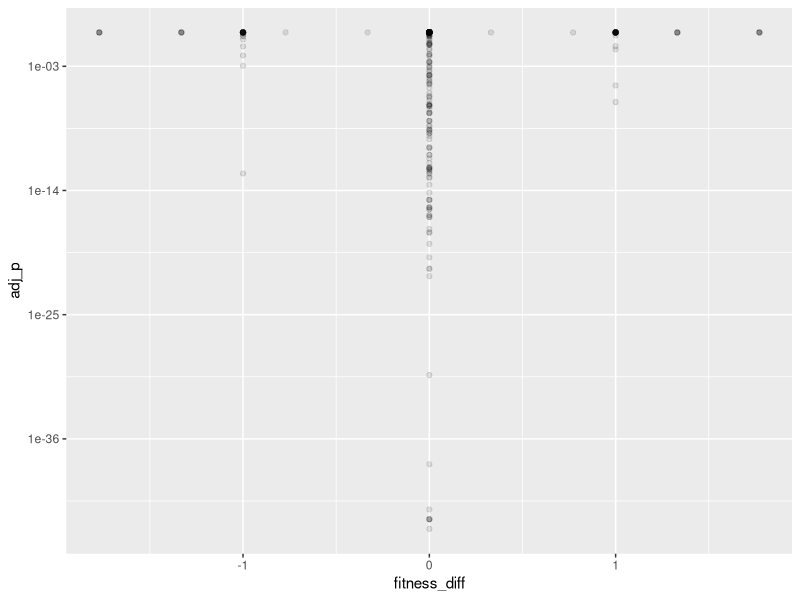
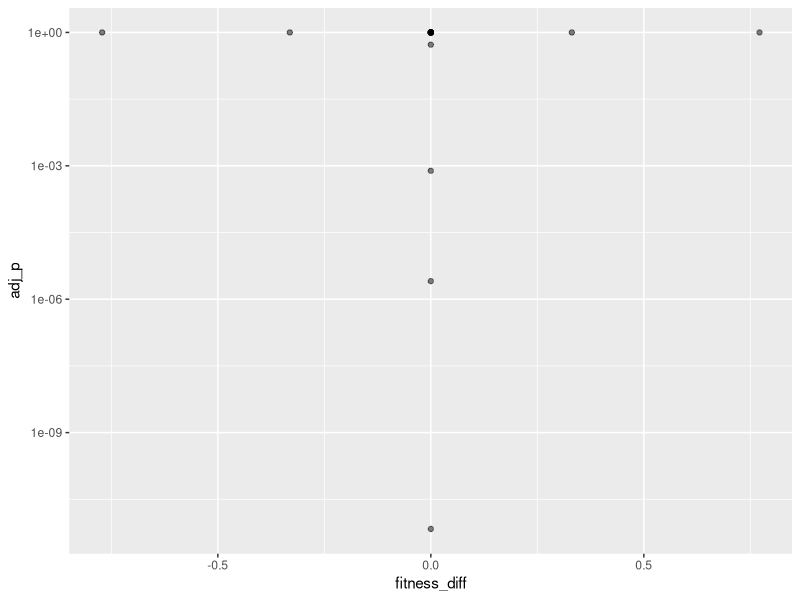
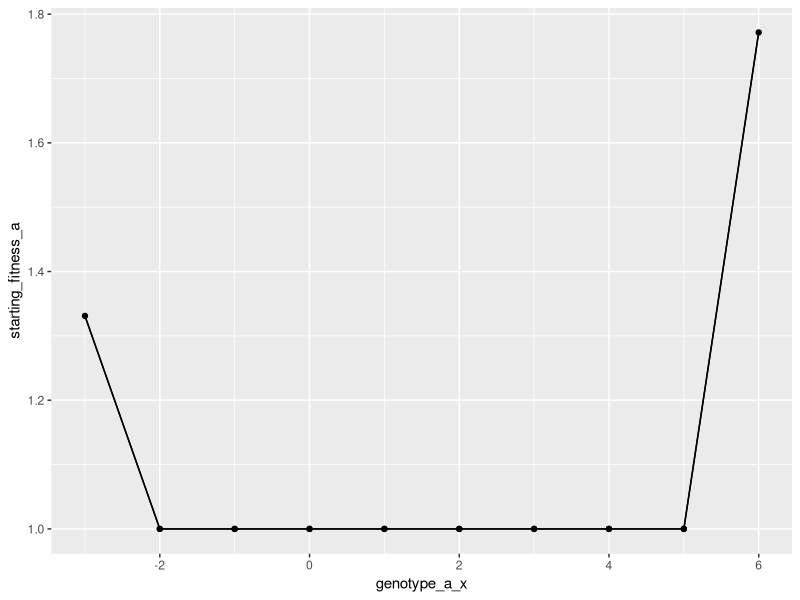
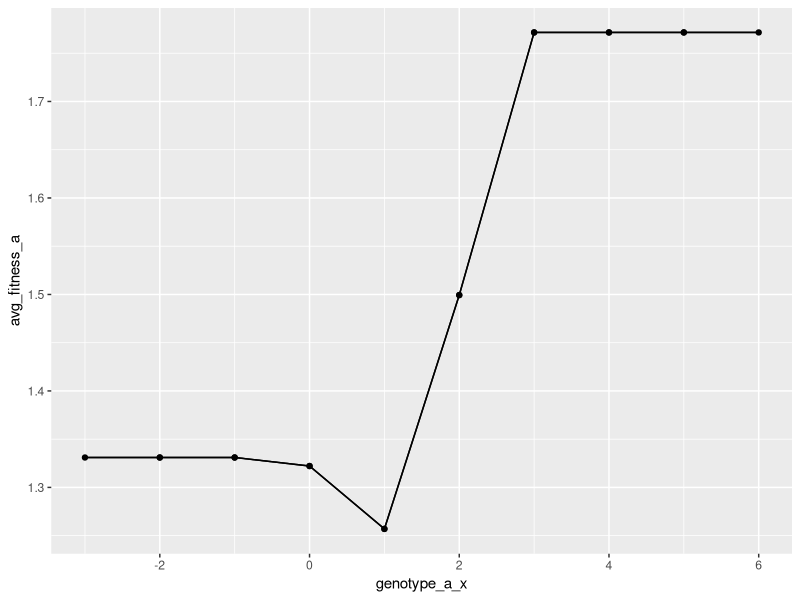
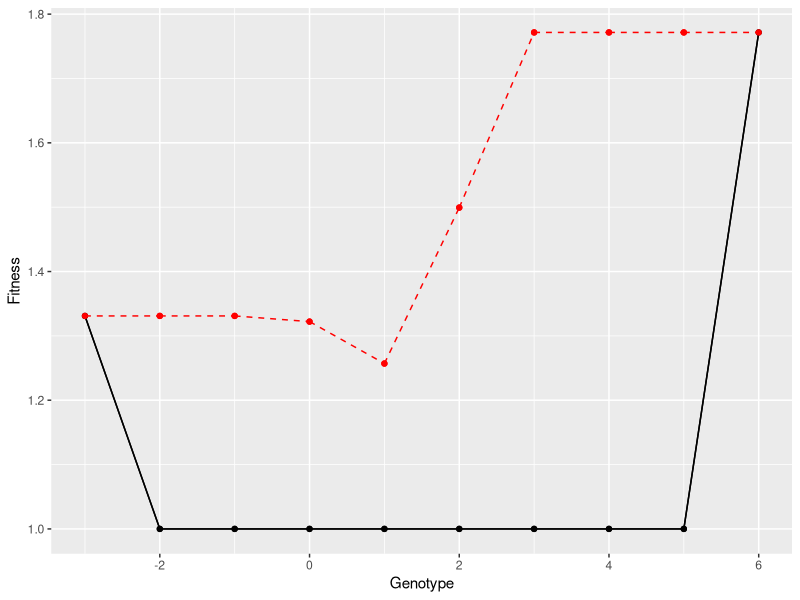

Generate these figures, in order, with R:
rm(list = ls())

library(ggplot2)
library(cowplot)

plot_dir = '../plots'
if(!dir.exists(plot_dir)){
  dir.create(plot_dir, recursive = T)
}

df_pairwise = read.csv('../data/pairwise_data.csv')

df_trimmed = df_pairwise[df_pairwise$starting_fitness_a != 0 & df_pairwise$starting_fitness_b != 0,]

ggplot(df_pairwise, aes(x = fitness_diff, y = adj_p)) + 
  scale_y_log10() +
  geom_point(alpha = 0.1)

ggplot(df_trimmed, aes(x = fitness_diff, y = adj_p)) + 
  scale_y_log10() + 
  geom_point(alpha = 0.5)

x_map = c(
  '7' = -3,
  '3' = -2,
  '1' = -1,
  '0' = 0,
  '32' = 1,
  '48' = 2,
  '56' = 3,
  '60' = 4,
  '62' = 5,
  '63' =6
)

df_trimmed$genotype_a_x = 0
df_trimmed$genotype_b_x = 0
for(row_idx in 1:nrow(df_trimmed)){
  df_trimmed[row_idx,]$genotype_a_x = x_map[as.character(df_trimmed[row_idx,]$genotype_a)][[1]]
  df_trimmed[row_idx,]$genotype_b_x = x_map[as.character(df_trimmed[row_idx,]$genotype_b)][[1]]
}

ggplot(df_trimmed, aes(x = genotype_a_x, y = starting_fitness_a)) + 
  geom_segment(aes(xend = genotype_b_x, yend = starting_fitness_b)) + 
  geom_point()

ggplot(df_trimmed, aes(x = genotype_a_x, y = avg_fitness_a)) + 
  geom_segment(aes(xend = genotype_b_x, yend = avg_fitness_b)) + 
  geom_point(aes(y = avg_fitness_a))


fitness_baseline = 1
df_trimmed$starting_fitness_a_norm = df_trimmed$starting_fitness_a / fitness_baseline
df_trimmed$starting_fitness_b_norm = df_trimmed$starting_fitness_b / fitness_baseline
df_trimmed$avg_fitness_a_norm = df_trimmed$avg_fitness_a / fitness_baseline
df_trimmed$avg_fitness_b_norm = df_trimmed$avg_fitness_b / fitness_baseline
df_trimmed$sd_fitness_a_norm = df_trimmed$fitness_sd_a / fitness_baseline
df_trimmed$sd_fitness_b_norm = df_trimmed$fitness_sd_b / fitness_baseline

ggplot(df_trimmed) + 
  geom_segment(aes(x = genotype_a_x, xend = genotype_b_x, y = starting_fitness_a_norm, yend = starting_fitness_b_norm)) + 
  geom_point(aes(x = genotype_a_x, y = starting_fitness_a_norm))  +
  geom_segment(data=df_trimmed[df_trimmed$genotype_a_x < df_trimmed$genotype_b_x,], aes(x = genotype_a_x, xend = genotype_b_x, y = avg_fitness_a_norm, yend = avg_fitness_b_norm), color = 'red', linetype='dashed') + 
  geom_point(aes(x = genotype_a_x, y = avg_fitness_a_norm), color = 'red') + 
  xlab('Genotype') + 
  ylab('Fitness')


df_trimmed$is_signif = df_trimmed$adj_p < 0.05
if(sum(df_trimmed$is_signif) > 0){
  df_trimmed$signif_marker = ''
  df_trimmed[df_trimmed$adj_p < 0.05,]$signif_marker = '*'
  df_trimmed[df_trimmed$adj_p < 0.01,]$signif_marker = '**'
  df_trimmed[df_trimmed$adj_p < 0.001,]$signif_marker = '***'
  df_trimmed$signif_text = paste0('p=', round(df_trimmed$adj_p, 3))
  df_trimmed[df_trimmed$adj_p < 0.001,]$signif_text = 'p < 0.001'
  
  df_trimmed$text_x = (df_trimmed$genotype_a_x + df_trimmed$genotype_b_x) / 2
  
  ggplot(df_trimmed) + 
    geom_segment(aes(x = genotype_a_x, xend = genotype_b_x, y = starting_fitness_a_norm, yend = starting_fitness_b_norm)) + 
    geom_point(aes(x = genotype_a_x, y = starting_fitness_a_norm))  +
    geom_segment(data=df_trimmed[df_trimmed$genotype_a_x < df_trimmed$genotype_b_x,], aes(x = genotype_a_x, xend = genotype_b_x, y = avg_fitness_a_norm, yend = avg_fitness_b_norm), color = 'red', linetype='dashed') + 
    geom_point(aes(x = genotype_a_x, y = avg_fitness_a_norm), color = 'red') + 
    geom_segment(data=df_trimmed[df_trimmed$is_signif,], aes(x = genotype_b_x + 0.1, xend = genotype_a_x - 0.1, y = 0.95, yend = 0.95), 
                color = 'red',
                arrow=arrow(type = 'closed', length = unit(0.35, 'cm'))) + 
    geom_text(data = df_trimmed[df_trimmed$is_signif,], aes(x = text_x, y = 0.9, label = signif_marker)) + 
    geom_text(data = df_trimmed[df_trimmed$is_signif,], aes(x = text_x, y = 0.85, label = signif_text)) + 
    xlab('Genotype') + 
    ylab('Fitness') + 
    scale_y_continuous(limits = c(0.85, 2.05), breaks = c(1, 1.25, 1.5, 1.75, 2))
  ggsave(paste0(plot_dir, '/summary_plot_original.pdf'), units = 'in', width = 6.5, height = 4.5)
  ggsave(paste0(plot_dir, '/summary_plot_original.png'), units = 'in', width = 6.5, height = 4.5)


  theme_set(theme_cowplot())
  
  ggplot(df_trimmed) + 
    geom_segment(aes(x = genotype_a_x, xend = genotype_b_x, y = starting_fitness_a_norm, yend = starting_fitness_b_norm, color = 'Starting fitness')) + 
    geom_point(aes(x = genotype_a_x, y = starting_fitness_a_norm, color = 'Starting fitness'))  +
    geom_segment(data=df_trimmed[df_trimmed$genotype_a_x < df_trimmed$genotype_b_x,], 
                 aes(x = genotype_a_x, xend = genotype_b_x, y = avg_fitness_a_norm, yend = avg_fitness_b_norm, color = 'Average evolved fitness (N=100)'), linetype='dashed') + 
    #geom_errorbar(aes(x = genotype_a_x, ymin = avg_fitness_a_norm - sd_fitness_a_norm, ymax = avg_fitness_a_norm + sd_fitness_a_norm, color = 'Average evolved fitness')) + 
    geom_point(aes(x = genotype_a_x, y = avg_fitness_a_norm, color = 'Average evolved fitness (N=100)')) + 
    geom_segment(data=df_trimmed[df_trimmed$is_signif,], aes(x = genotype_b_x + 0.1, xend = genotype_a_x - 0.1, y = 0.675, yend = 0.675), 
                color = 'red',
                arrow=arrow(type = 'closed', length = unit(0.35, 'cm'))) + 
    geom_text(data = df_trimmed[df_trimmed$is_signif,], aes(x = text_x, y = 0.6, label = signif_marker)) + 
    geom_text(data = df_trimmed[df_trimmed$is_signif,], aes(x = text_x, y = 0.55, label = signif_text)) + 
    xlab('Genotype') + 
    ylab('Fitness') + 
    labs(color = '') +
    scale_color_manual(values = c('Starting fitness' = '#000000', 'Average evolved fitness (N=100)' = '#ff0000')) +
    scale_y_continuous(limits = c(0.5, 2.05), breaks = c(0.75, 1, 1.25, 1.5, 1.75, 2)) + 
    scale_x_continuous(limits = c(0, 6), breaks = -1:6, minor_breaks = -1:6) +
    theme(legend.position = 'bottom') + 
    theme(axis.text.x = element_blank()) +
    theme(panel.grid = element_line(color = '#dddddd'))
  ggsave(paste0(plot_dir, '/summary_plot.pdf'), units = 'in', width = 6.5, height = 4.5)
  ggsave(paste0(plot_dir, '/summary_plot.png'), units = 'in', width = 6.5, height = 4.5)

} else {
  ggplot(df_trimmed) + 
    geom_segment(aes(x = genotype_a_x, xend = genotype_b_x, y = starting_fitness_a_norm, yend = starting_fitness_b_norm)) + 
    geom_point(aes(x = genotype_a_x, y = starting_fitness_a_norm))  +
    geom_segment(data=df_trimmed[df_trimmed$genotype_a_x < df_trimmed$genotype_b_x,], aes(x = genotype_a_x, xend = genotype_b_x, y = avg_fitness_a_norm, yend = avg_fitness_b_norm), color = 'red', linetype='dashed') + 
    geom_point(aes(x = genotype_a_x, y = avg_fitness_a_norm), color = 'red') + 
    xlab('Genotype') + 
    ylab('Fitness') + 
    scale_y_continuous(limits = c(0.85, 2.05), breaks = c(1, 1.25, 1.5, 1.75, 2))
  ggsave(paste0(plot_dir, '/summary_plot_original.pdf'), units = 'in', width = 6.5, height = 4.5)
  ggsave(paste0(plot_dir, '/summary_plot_original.png'), units = 'in', width = 6.5, height = 4.5)


  theme_set(theme_cowplot())
  
  ggplot(df_trimmed) + 
    geom_segment(aes(x = genotype_a_x, xend = genotype_b_x, y = starting_fitness_a_norm, yend = starting_fitness_b_norm, color = 'Starting fitness')) + 
    geom_point(aes(x = genotype_a_x, y = starting_fitness_a_norm, color = 'Starting fitness'))  +
    geom_segment(data=df_trimmed[df_trimmed$genotype_a_x < df_trimmed$genotype_b_x,], 
                 aes(x = genotype_a_x, xend = genotype_b_x, y = avg_fitness_a_norm, yend = avg_fitness_b_norm, color = 'Average evolved fitness (N=100)'), linetype='dashed') + 
    #geom_errorbar(aes(x = genotype_a_x, ymin = avg_fitness_a_norm - sd_fitness_a_norm, ymax = avg_fitness_a_norm + sd_fitness_a_norm, color = 'Average evolved fitness')) + 
    geom_point(aes(x = genotype_a_x, y = avg_fitness_a_norm, color = 'Average evolved fitness (N=100)')) + 
    geom_segment(data=df_trimmed[df_trimmed$is_signif & df_trimmed$genotype_a_x > df_trimmed$genotype_b_x,], aes(x = genotype_b_x + 0.1, xend = genotype_a_x - 0.1, y = 0.9, yend = 0.9), 
                color = 'red',
                arrow=arrow(type = 'closed', length = unit(0.35, 'cm'))) + 
    geom_segment(data=df_trimmed[df_trimmed$is_signif & df_trimmed$genotype_a_x < df_trimmed$genotype_b_x,], aes(x = genotype_b_x - 0.1, xend = genotype_a_x + 0.1, y = 0.9, yend = 0.9), 
                color = 'red',
                arrow=arrow(type = 'closed', length = unit(0.35, 'cm'))) + 
    geom_text(data = df_trimmed[df_trimmed$is_signif,], aes(x = text_x, y = 0.8, label = signif_marker)) + 
    geom_text(data = df_trimmed[df_trimmed$is_signif,], aes(x = text_x, y = 0.75, label = signif_text)) + 
    xlab('Genotype') + 
    ylab('Fitness') + 
    labs(color = '') +
    scale_color_manual(values = c('Starting fitness' = '#000000', 'Average evolved fitness (N=100)' = '#ff0000')) +
    scale_y_continuous(limits = c(0.7, 1.8), breaks = c(1, 1.25, 1.5, 1.75)) + 
    scale_x_continuous(limits = c(-3, 6), breaks = -4:6, minor_breaks = -1:6) +
    theme(legend.position = 'bottom') + 
    theme(axis.text.x = element_blank()) +
    theme(panel.grid = element_line(color = '#dddddd'))
  ggsave(paste0(plot_dir, '/summary_plot.pdf'), units = 'in', width = 6.5, height = 4.5)
  ggsave(paste0(plot_dir, '/summary_plot.png'), units = 'in', width = 6.5, height = 4.5)
  
}

